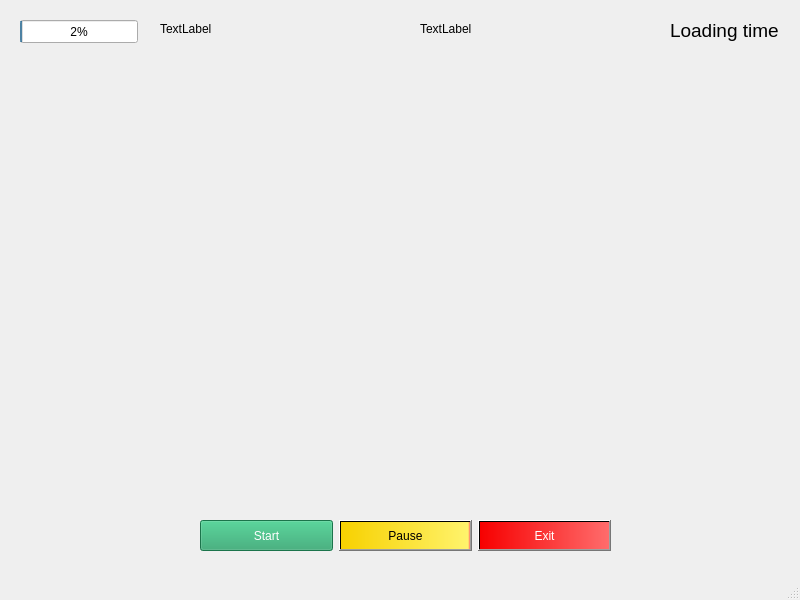
<?xml version="1.0" encoding="UTF-8"?>
<ui version="4.0">
 <class>MainWindow</class>
 <widget class="QMainWindow" name="MainWindow">
  <property name="geometry">
   <rect>
    <x>0</x>
    <y>0</y>
    <width>800</width>
    <height>600</height>
   </rect>
  </property>
  <property name="windowTitle">
   <string>MainWindow</string>
  </property>
  <widget class="QWidget" name="centralwidget">
   <widget class="QWidget" name="horizontalLayoutWidget">
    <property name="geometry">
     <rect>
      <x>200</x>
      <y>520</y>
      <width>411</width>
      <height>31</height>
     </rect>
    </property>
    <property name="sizePolicy">
     <sizepolicy hsizetype="Preferred" vsizetype="Preferred">
      <horstretch>0</horstretch>
      <verstretch>0</verstretch>
     </sizepolicy>
    </property>
    <layout class="QHBoxLayout" name="horizontalLayout">
     <item>
      <widget class="QPushButton" name="pushButtonStart">
       <property name="sizePolicy">
        <sizepolicy hsizetype="Minimum" vsizetype="Preferred">
         <horstretch>0</horstretch>
         <verstretch>0</verstretch>
        </sizepolicy>
       </property>
       <property name="styleSheet">
        <string notr="true">background-color: #26A269;
color: #fff;</string>
       </property>
       <property name="text">
        <string>Start</string>
       </property>
      </widget>
     </item>
     <item>
      <widget class="QPushButton" name="pushButtonPause">
       <property name="sizePolicy">
        <sizepolicy hsizetype="Minimum" vsizetype="Preferred">
         <horstretch>0</horstretch>
         <verstretch>0</verstretch>
        </sizepolicy>
       </property>
       <property name="styleSheet">
        <string notr="true">background-color: qlineargradient(spread:pad, x1:0, y1:0, x2:1, y2:0, stop:0 rgba(247, 209, 0, 255), stop:0.985075 rgba(255, 243, 108, 255), stop:1 rgba(255, 108, 108, 255))</string>
       </property>
       <property name="text">
        <string>Pause</string>
       </property>
      </widget>
     </item>
     <item>
      <widget class="QPushButton" name="pushButtonExit">
       <property name="sizePolicy">
        <sizepolicy hsizetype="Minimum" vsizetype="Preferred">
         <horstretch>0</horstretch>
         <verstretch>0</verstretch>
        </sizepolicy>
       </property>
       <property name="cursor">
        <cursorShape>PointingHandCursor</cursorShape>
       </property>
       <property name="styleSheet">
        <string notr="true">background-color: qlineargradient(spread:pad, x1:0, y1:0, x2:1, y2:0, stop:0 rgba(247, 0, 0, 255), stop:1 rgba(255, 108, 108, 255));
color: #fff;</string>
       </property>
       <property name="text">
        <string>Exit</string>
       </property>
      </widget>
     </item>
    </layout>
   </widget>
   <widget class="QLabel" name="labelRoad">
    <property name="geometry">
     <rect>
      <x>0</x>
      <y>116</y>
      <width>801</width>
      <height>391</height>
     </rect>
    </property>
    <property name="text">
     <string/>
    </property>
    <property name="pixmap">
     <pixmap>static/road-pixel.jpg</pixmap>
    </property>
    <property name="scaledContents">
     <bool>true</bool>
    </property>
   </widget>
   <widget class="QLabel" name="labelClock">
    <property name="geometry">
     <rect>
      <x>670</x>
      <y>10</y>
      <width>121</width>
      <height>41</height>
     </rect>
    </property>
    <property name="font">
     <font>
      <pointsize>14</pointsize>
     </font>
    </property>
    <property name="text">
     <string>Loading time</string>
    </property>
   </widget>
   <widget class="QProgressBar" name="progressBarCar_1">
    <property name="geometry">
     <rect>
      <x>20</x>
      <y>20</y>
      <width>118</width>
      <height>23</height>
     </rect>
    </property>
    <property name="maximum">
     <number>1000</number>
    </property>
    <property name="value">
     <number>24</number>
    </property>
   </widget>
   <widget class="QLabel" name="labelCar_1_Position">
    <property name="geometry">
     <rect>
      <x>160</x>
      <y>20</y>
      <width>67</width>
      <height>17</height>
     </rect>
    </property>
    <property name="text">
     <string>TextLabel</string>
    </property>
   </widget>
   <widget class="QLabel" name="labelraceFinished">
    <property name="geometry">
     <rect>
      <x>420</x>
      <y>20</y>
      <width>67</width>
      <height>17</height>
     </rect>
    </property>
    <property name="text">
     <string>TextLabel</string>
    </property>
   </widget>
  </widget>
  <widget class="QMenuBar" name="menubar">
   <property name="geometry">
    <rect>
     <x>0</x>
     <y>0</y>
     <width>800</width>
     <height>22</height>
    </rect>
   </property>
  </widget>
  <widget class="QStatusBar" name="statusbar"/>
 </widget>
 <tabstops>
  <tabstop>pushButtonStart</tabstop>
  <tabstop>pushButtonPause</tabstop>
  <tabstop>pushButtonExit</tabstop>
 </tabstops>
 <resources/>
 <connections/>
</ui>
